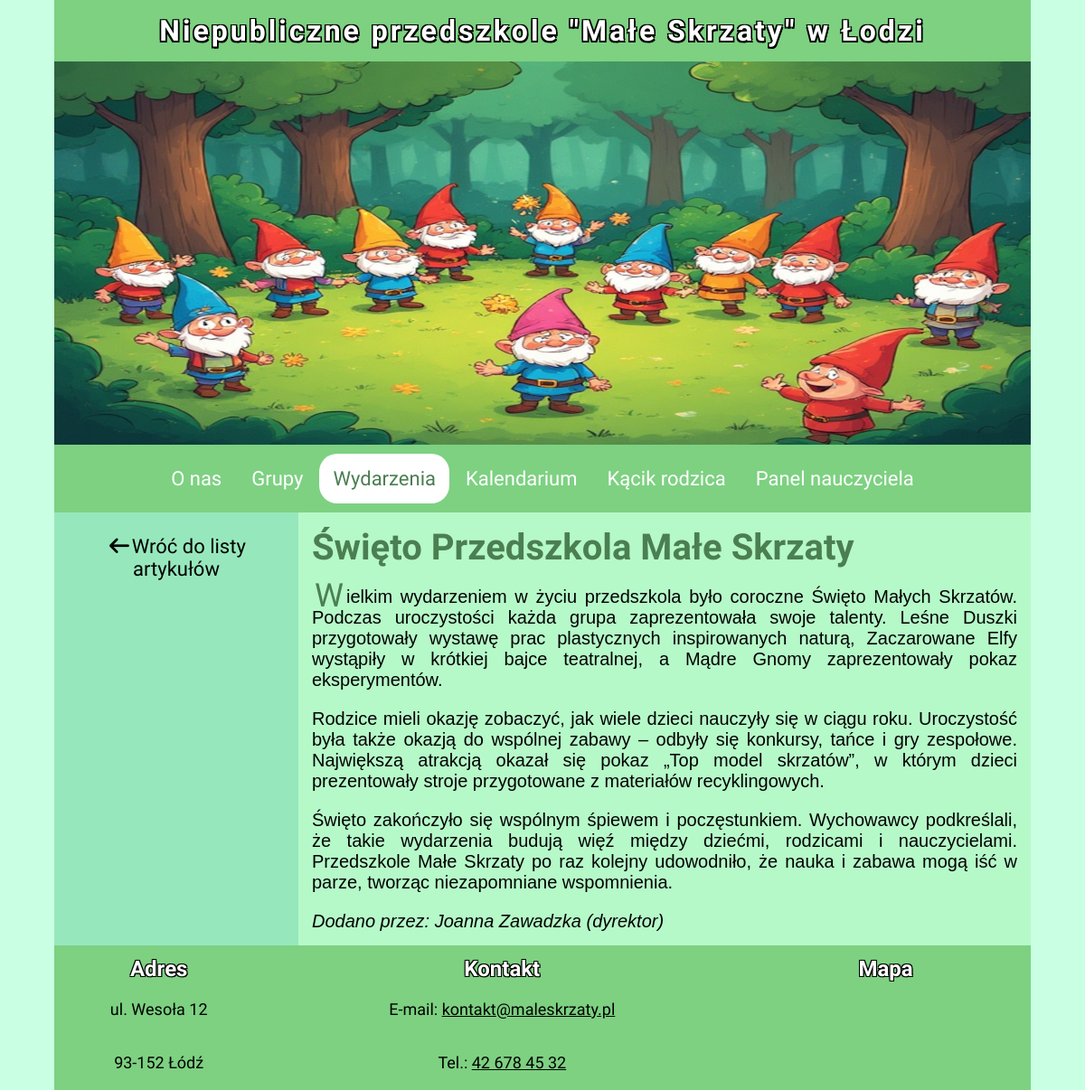
Screenshot of /wydarzenie.php?id_wydarzenia=5 with the database file from the repository.
### tables this page shows
CREATE TABLE `artykuly` (
  `id_artykulu` int(11) NOT NULL,
  `autor_artykulu` int(11) NOT NULL,
  `tytul_artykulu` text NOT NULL,
  `tresc_artykulu` text NOT NULL
);

CREATE TABLE `rangi` (
  `id_rangi` int(11) NOT NULL,
  `nazwa_rangi` varchar(50) NOT NULL
);

### wydarzenie.php (the view, shortened to what this page needs)
<?php
    if(isset($_GET['id_wydarzenia'])) $event_id = $_GET['id_wydarzenia'];
    else {header('Location: wydarzenia.php'); exit();}
    require_once 'db/connect.php';
    $conn = new mysqli($host, $user, $pass, $db);
    $query = "SELECT id_artykulu, tytul_artykulu, tresc_artykulu, CONCAT(imie, ' ', nazwisko) AS autor_artykulu, id_rangi, nazwa_rangi FROM artykuly JOIN nauczyciele ON autor_artykulu = id_nauczyciela JOIN rangi ON ranga = id_rangi WHERE id_artykulu=" . $event_id;
    $row = $conn->query($query)->fetch_assoc();
?>
<!DOCTYPE html>
<html lang="pl">
<head>
    <link rel="stylesheet" href="css/style.css">
    <link rel="stylesheet" href="https://cdnjs.cloudflare.com/ajax/libs/font-awesome/7.0.1/css/all.min.css" />
</head>
<body>
    <div class="page">
        <header>
            <h1>Niepubliczne przedszkole "Małe Skrzaty" w Łodzi</h1>
        </header>
        <div class="banner">
            <img src="img/baner1.png" alt="baner">
        </div>
        <nav>
            <div class="nav__links">
                <div class="nav__link"><a href="index.html">O nas</a></div>
                <div class="nav__link"><a href="grupy.php">Grupy</a></div>
                <div class="nav__link current"><a href="wydarzenia.php">Wydarzenia</a></div>
                <div class="nav__link"><a href="kalendarium.html">Kalendarium</a></div>
                <div class="nav__link"><a href="rodzic.php">Kącik rodzica</a></div>
                <div class="nav__link"><a href="admin/index.php">Panel nauczyciela</a></div>
            </div>
        </nav>
        <main>
            <aside>
                <a href="wydarzenia.php" class="aside__link"><i class="fa-solid fa-arrow-left"></i>Wróć do listy artykułów</a>
            </aside>
            <article>
                <?php
                    echo $row['tresc_artykulu'];
                    echo '<p><em>Dodano przez: ' . $row['autor_artykulu'] . ' (' . $row['nazwa_rangi']. ')</em></p>';
                ?>
            </article>
        </main>
        <footer>
            <table>
                <tr><th>Adres</th><th>Kontakt</th><th>Mapa</th></tr>
                <tr>
                    <td>ul. Wesoła 12</td>
                    <td>E-mail: <a href="mailto:kontakt@maleskrzaty.pl">kontakt@maleskrzaty.pl</a></td>
                    <td rowspan="2">
                        <iframe src="https://www.google.com/maps/embed?pb=!1m18!1m12!1m3!1d733.6564960265912!2d19.482710198832795!3d51.79308105045472!2m3!1f0!2f0!3f0!3m2!1i1024!2i768!4f13.1!3m3!1m2!1s0x471bcb1cb30d33df%3A0x3bddd46b3ba43f17!2sPrzedszkole%20nr%209%20Miejskie!5e0!3m2!1spl!2spl!4v1762619710896!5m2!1spl!2spl" width="150" height="112" style="border:0;" allowfullscreen="" loading="lazy"></iframe>
                    </td>
                </tr>
                <tr>
                    <td>93-152 Łódź</td>
                    <td>Tel.: <a href="tel:426784532">42 678 45 32</a></td>
                </tr>
            </table>
        </footer>
    </div>
</body>
</html>

### css/style.css (style rules this page uses)
* { margin: 0; padding: 0; box-sizing: border-box; }
*:has(a), input[type='submit'], button { transition: all 200ms; }
:root { --bg-primary: #7DD181; --bg-secondary: #96E8BC; --bg-tertiary: #B6F9C9; --text: #4B7F52; }
body { width: 100vw; font-family: "Aclonica", sans-serif; background-color: #C9FFE2; font-size: 24px; display: flex; justify-content: center; overflow-x: hidden; }
.page { width: max(70vw, 1080px); }
img { display: block; width: 100%; }
nav { padding: 10px; background-color: var(--bg-primary); color: #fff; display: flex; flex-direction: column; align-items: center; }
.nav__links { display: flex; flex-direction: row; justify-content: space-evenly; gap: 3px; }
nav a { width: 100%; height: 100%; color: #fff; text-decoration: none; }
.nav__link, .aside__link, .data_show_hide { font-size: 22px; padding: 15px; border-radius: 20px; }
.nav__link:hover, .current, .aside__link:hover, .data_show_hide:hover { background-color: #fff; color: var(--text); }
.nav__link:hover > a, .current > a, .aside__link:hover > a, .data_show_hide:hover>a { color: var(--text); }
main { display: grid; grid-template-columns: 1fr 3fr; }
aside a { color: #000; text-decoration: none; }

### rows the page displays
artykuly: tresc_artykulu "Święto Przedszkola Małe Skrzaty Wielkim wydarzeniem w życiu przedszkola było coroczne Święto Małych Skrzatów. Podczas uroczystości każda grupa zaprezentowała swoje talenty. Leśne Duszki przygotowały wystawę prac plastycznych inspirowanych naturą, Zaczarowane Elfy wystąpiły w krótkiej bajce teatralnej, a Mądre Gnomy zaprezentowały pokaz eksperymentów. Rodzice mieli okazję zobaczyć, jak wiele dzieci nauczyły się w ciągu roku. Uroczystość była także okazją do wspólnej zabawy – odbyły się konkursy, tańce i gry zespołowe. Największą atrakcją okazał się pokaz „Top model skrzatów”, w którym dzieci prezentowały stroje przygotowane z materiałów recyklingowych. Święto zakończyło się wspólnym śpiewem…", rangi.nazwa_rangi "dyrektor"

### other values shown
$row['autor_artykulu'] "Joanna Zawadzka"
